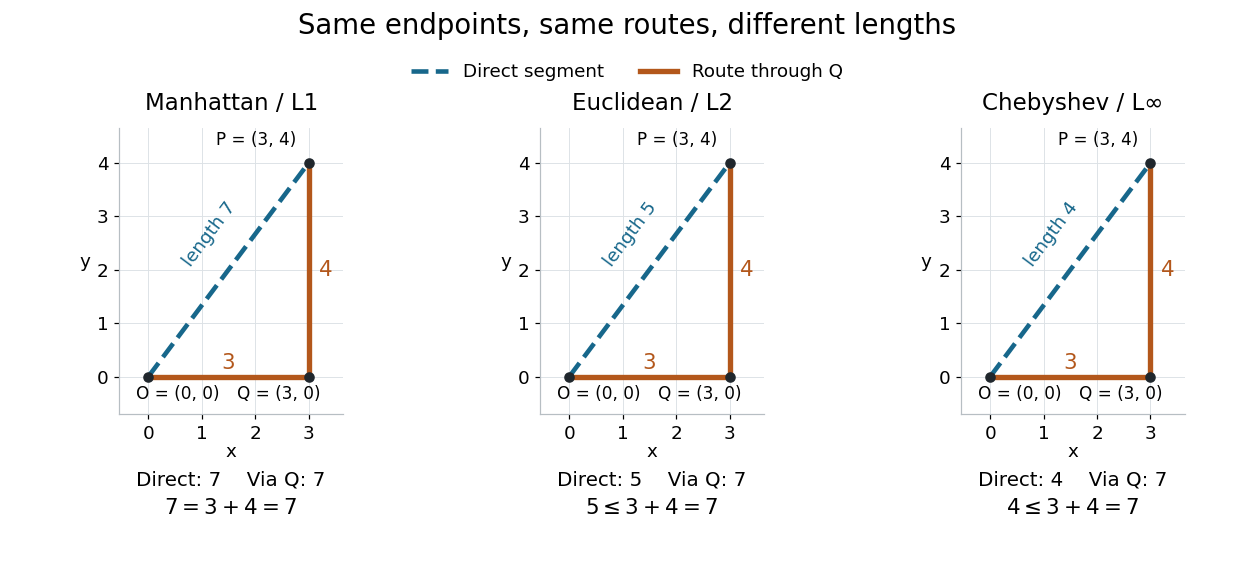

Generate this figure with Python:
"""Draw metric-route-lengths.png in the current directory.

Uses the repository's NumPy/Matplotlib environment; tested with Python 3.14.4.
"""

import matplotlib

matplotlib.use("Agg")

import matplotlib.pyplot as plt
from matplotlib.lines import Line2D
import numpy as np


def main():
    plt.rcParams.update({"font.size": 12, "axes.titlesize": 15})
    origin, corner, endpoint = np.array([(0, 0), (3, 0), (3, 4)], dtype=float)
    norms = [1, 2, np.inf]
    direct = [np.linalg.norm(endpoint - origin, p) for p in norms]
    via = [np.linalg.norm(corner - origin, p) + np.linalg.norm(endpoint - corner, p) for p in norms]
    assert np.allclose(direct, [7, 5, 4])
    assert np.allclose(via, [7, 7, 7])
    # A straight segment's length is the same sum at every subdivision.
    sampled_segment = np.linspace(origin, endpoint, 101)
    for p, length in zip(norms, direct):
        assert np.isclose(np.linalg.norm(np.diff(sampled_segment, axis=0), ord=p, axis=1).sum(), length)
    blue, orange = "#17678b", "#b3571b"
    fig, axes = plt.subplots(1, 3, figsize=(11.4, 5.3), facecolor="white")
    titles = ["Manhattan / L1", "Euclidean / L2", "Chebyshev / L∞"]
    for ax, title, length, detour in zip(axes, titles, direct, via):
        ax.set_facecolor("white")
        ax.plot([0, 3, 3], [0, 0, 4], color=orange, lw=3.5, zorder=3)
        ax.plot([0, 3], [0, 4], color=blue, lw=3, linestyle="--", zorder=4)
        ax.scatter([0, 3, 3], [0, 0, 4], s=35, color="#20272d", zorder=5)
        ax.annotate("O = (0, 0)", origin, xytext=(-8, -15), textcoords="offset points", ha="left", fontsize=11)
        ax.annotate("Q = (3, 0)", corner, xytext=(8, -15), textcoords="offset points", ha="right", fontsize=11)
        ax.annotate("P = (3, 4)", endpoint, xytext=(-8, 12), textcoords="offset points", ha="right", fontsize=11)
        ax.text(1.5, 0.15, "3", color=orange, ha="center", fontsize=14, bbox={"facecolor": "white", "edgecolor": "none", "pad": 1})
        ax.text(3.2, 2, "4", color=orange, va="center", fontsize=14)
        ax.text(1.15, 2.0, f"length {length:g}", color=blue, rotation=np.degrees(np.arctan2(4, 3)), ha="center", va="bottom", fontsize=12)
        ax.set(xlim=(-0.55, 3.65), ylim=(-0.7, 4.65), xticks=[0, 1, 2, 3], yticks=[0, 1, 2, 3, 4])
        ax.set_aspect("equal")
        ax.grid(color="#dce1e5", lw=0.6, zorder=0)
        ax.set_xlabel("x", labelpad=0)
        ax.set_ylabel("y", rotation=0, labelpad=8)
        ax.set_title(title, pad=12)
        ax.spines[["top", "right"]].set_visible(False)
        ax.spines[["left", "bottom"]].set_color("#b7bec3")
        ax.text(0.5, -0.25, f"Direct: {length:g}    Via Q: {detour:g}", transform=ax.transAxes, ha="center", fontsize=13)
        comparison = "=" if length == detour else r"\leq"
        ax.text(0.5, -0.35, rf"${length:g} {comparison} 3+4=7$", transform=ax.transAxes, ha="center", fontsize=14)
    fig.suptitle("Same endpoints, same routes, different lengths", fontsize=18, y=0.98)
    fig.legend(
        handles=[Line2D([0], [0], color=blue, lw=3, linestyle="--", label="Direct segment"), Line2D([0], [0], color=orange, lw=3.5, label="Route through Q")],
        loc="upper center", bbox_to_anchor=(0.5, 0.92), ncol=2, frameon=False,
    )
    fig.subplots_adjust(left=0.06, right=0.98, bottom=0.29, top=0.78, wspace=0.35)
    fig.savefig("metric-route-lengths.png", dpi=110, facecolor="white", transparent=False)
    plt.close(fig)


if __name__ == "__main__":
    main()
